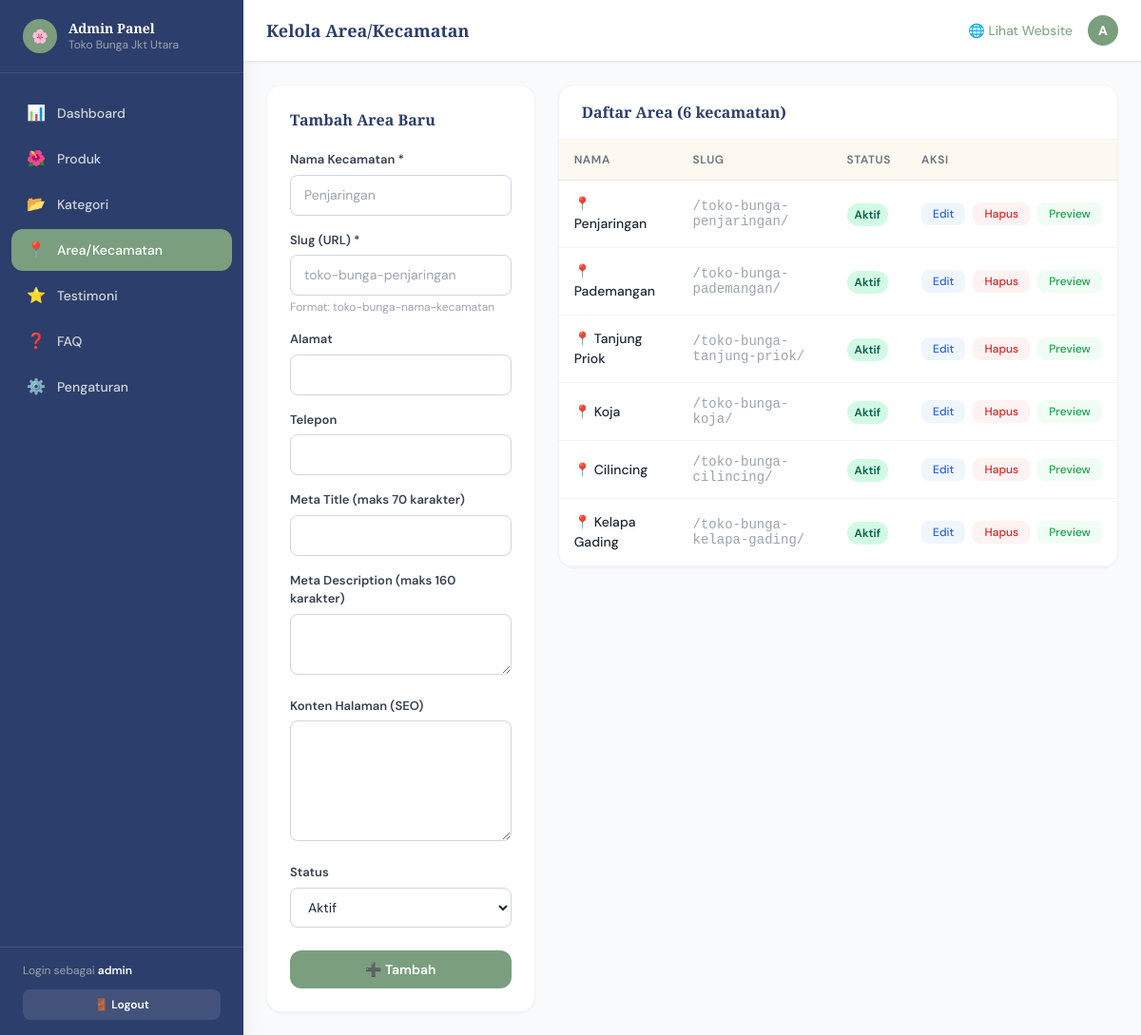
Screenshot of /admin/?page=locations (signed in) with the database file from the repository.
### tables this page shows
CREATE TABLE `locations` (
  `id` int(11) NOT NULL AUTO_INCREMENT,
  `name` varchar(100) NOT NULL,
  `slug` varchar(150) NOT NULL,
  `address` text DEFAULT NULL,
  `phone` varchar(20) DEFAULT NULL,
  `meta_title` varchar(70) DEFAULT NULL,
  `meta_description` varchar(160) DEFAULT NULL,
  `content` longtext DEFAULT NULL,
  `status` enum('active','inactive') DEFAULT 'active',
  `created_at` timestamp NOT NULL DEFAULT current_timestamp(),
  `updated_at` timestamp NOT NULL DEFAULT current_timestamp() ON UPDATE current_timestamp(),
  PRIMARY KEY (`id`),
  UNIQUE KEY `slug` (`slug`),
  KEY `idx_status` (`status`)
);

### includes/config.php (called while the page is built, shortened)
<?php
function db(): PDO {
    static $pdo = null;
    if ($pdo === null) {
        $dsn = "mysql:host=" . DB_HOST . ";dbname=" . DB_NAME . ";charset=" . DB_CHARSET;
        try {
            $pdo = new PDO($dsn, DB_USER, DB_PASS, [
                PDO::ATTR_ERRMODE            => PDO::ERRMODE_EXCEPTION,
                PDO::ATTR_DEFAULT_FETCH_MODE => PDO::FETCH_ASSOC,
                PDO::ATTR_EMULATE_PREPARES   => false,
            ]);
        } catch (PDOException $e) {
            die('<div style="font-family:sans-serif;padding:20px;background:#fee;border:1px solid #f00;border-radius:8px;margin:20px;">
                <strong>Database Error:</strong> ' . htmlspecialchars($e->getMessage()) . '
                </div>');
        }
    }
    return $pdo;
}
function e(string $str): string {
    return htmlspecialchars($str, ENT_QUOTES, 'UTF-8');
}

### admin/pages/locations.php (the view, shortened to what this page needs)
<?php
$edit   = null;
$rows = db()->query("SELECT * FROM locations ORDER BY id")->fetchAll();
require __DIR__ . '/../includes/header.php';
?>
<div class="grid lg:grid-cols-3 gap-6">
  <div class="lg:col-span-1">
    <div class="bg-white rounded-2xl p-6 border border-gray-100 shadow-sm sticky top-20">
      <h2 class="font-serif font-semibold text-navy text-base mb-5"><?= $edit ? 'Edit Area' : 'Tambah Area Baru' ?></h2>
      <form method="POST" class="space-y-4">
        <div><label class="form-label">Nama Kecamatan *</label><input type="text" name="name" required class="form-input" value="<?= e($edit['name'] ?? '') ?>" placeholder="Penjaringan"></div>
        <div>
          <label class="form-label">Slug (URL) *</label>
          <input type="text" name="slug" required class="form-input" value="<?= e($edit['slug'] ?? '') ?>" placeholder="toko-bunga-penjaringan">
          <p class="text-xs text-gray-400 mt-1">Format: toko-bunga-nama-kecamatan</p>
        </div>
        <div><label class="form-label">Alamat</label><input type="text" name="address" class="form-input" value="<?= e($edit['address'] ?? '') ?>"></div>
        <div><label class="form-label">Telepon</label><input type="text" name="phone" class="form-input" value="<?= e($edit['phone'] ?? '') ?>"></div>
        <div><label class="form-label">Meta Title (maks 70 karakter)</label><input type="text" name="meta_title" maxlength="70" class="form-input" value="<?= e($edit['meta_title'] ?? '') ?>"></div>
        <div><label class="form-label">Meta Description (maks 160 karakter)</label><textarea name="meta_description" rows="2" maxlength="160" class="form-textarea"><?= e($edit['meta_description'] ?? '') ?></textarea></div>
        <div><label class="form-label">Konten Halaman (SEO)</label><textarea name="content" rows="5" class="form-textarea"><?= htmlspecialchars($edit['content'] ?? '') ?></textarea></div>
        <div>
          <label class="form-label">Status</label>
          <select name="status" class="form-select">
            <option value="active"   <?= ($edit['status'] ?? 'active') === 'active'   ? 'selected' : '' ?>>Aktif</option>
          </select>
        </div>
        <div class="flex gap-3 pt-2">
          <button type="submit" class="flex-1 bg-sage hover:bg-sage-dark text-white font-semibold py-2.5 rounded-xl transition text-sm"><?= $edit ? '💾 Simpan' : '➕ Tambah' ?></button>
        </div>
      </form>
    </div>
  </div>
  <div class="lg:col-span-2">
    <div class="bg-white rounded-2xl border border-gray-100 shadow-sm overflow-hidden">
      <div class="px-6 py-4 border-b border-gray-100"><h2 class="font-serif font-semibold text-navy text-base">Daftar Area (<?= count($rows) ?> kecamatan)</h2></div>
      <table class="w-full data-table">
        <thead><tr><th>Nama</th><th>Slug</th><th>Status</th><th>Aksi</th></tr></thead>
        <tbody>
          <?php foreach ($rows as $r): ?>
          <tr>
            <td class="font-medium">📍 <?= e($r['name']) ?></td>
            <td class="text-xs text-gray-400 font-mono">/<?= e($r['slug']) ?>/</td>
            <td><span class="px-2 py-1 rounded-full text-xs font-semibold <?= $r['status']==='active' ? 'badge-active' : 'badge-inactive' ?>"><?= $r['status'] === 'active' ? 'Aktif' : 'Nonaktif' ?></span></td>
            <td>
              <div class="flex gap-2">
                <a href="?page=locations&action=edit&id=<?= $r['id'] ?>" class="text-xs bg-blue-50 text-blue-600 hover:bg-blue-100 px-3 py-1 rounded-lg font-medium transition">Edit</a>
                <a href="?page=locations&action=delete&id=<?= $r['id'] ?>" onclick="return confirm('Hapus area ini?')" class="text-xs bg-red-50 text-red-600 hover:bg-red-100 px-3 py-1 rounded-lg font-medium transition">Hapus</a>
                <a href="<?= BASE_URL ?>/<?= e($r['slug']) ?>/" target="_blank" class="text-xs bg-green-50 text-green-600 hover:bg-green-100 px-3 py-1 rounded-lg font-medium transition">Preview</a>
              </div>
            </td>
          </tr>
          <?php endforeach; ?>
        </tbody>
      </table>
    </div>
  </div>
</div>
<?php require __DIR__ . '/../includes/footer.php'; ?>

### assets/css/style.css (style rules this page uses)
*, *::before, *::after { box-sizing: border-box; }
html { scroll-behavior: smooth; }
body { font-family: 'DM Sans', sans-serif; background-color: #FDF8F0; color: #374151; }
h1, h2, h3, .font-serif { font-family: 'Playfair Display', Georgia, serif; }
.data-table th { background-color: #FDF8F0; font-weight: 600; text-align: left; padding: 0.75rem 1rem; font-size: 0.75rem; text-transform: uppercase; letter-spacing: 0.05em; color: #6B7280; border-bottom: 1px solid #E5E7EB; }
.data-table td { padding: 0.875rem 1rem; border-bottom: 1px solid #F3F4F6; font-size: 0.875rem; }
.badge-active { background:#D1FAE5; color:#065F46; }
.form-input, .form-select, .form-textarea { width: 100%; padding: 0.625rem 0.875rem; border: 1px solid #D1D5DB; border-radius: 0.5rem; font-size: 0.875rem; outline: none; transition: border-color 0.15s, box-shadow 0.15s; background: white; }
.form-label { display: block; font-size: 0.8125rem; font-weight: 600; color: #374151; margin-bottom: 0.375rem; }

### rows the page displays
locations: name "Penjaringan", slug "toko-bunga-penjaringan", status "Aktif"
locations: name "Pademangan", slug "toko-bunga-pademangan", status "Aktif"
locations: name "Tanjung Priok", slug "toko-bunga-tanjung-priok", status "Aktif"
locations: name "Koja", slug "toko-bunga-koja", status "Aktif"
locations: name "Cilincing", slug "toko-bunga-cilincing", status "Aktif"
locations: name "Kelapa Gading", slug "toko-bunga-kelapa-gading", status "Aktif"

### other values shown
$item['icon'] "📊"
$item['label'] "Dashboard"
$item['icon'] "🌺"
$item['label'] "Produk"
$item['icon'] "📂"
$item['label'] "Kategori"
$item['icon'] "📍"
$item['label'] "Area/Kecamatan"
$item['icon'] "⭐"
$item['label'] "Testimoni"
$item['icon'] "❓"
$item['label'] "FAQ"
$item['icon'] "⚙️"
$item['label'] "Pengaturan"
$admin_user "admin"
